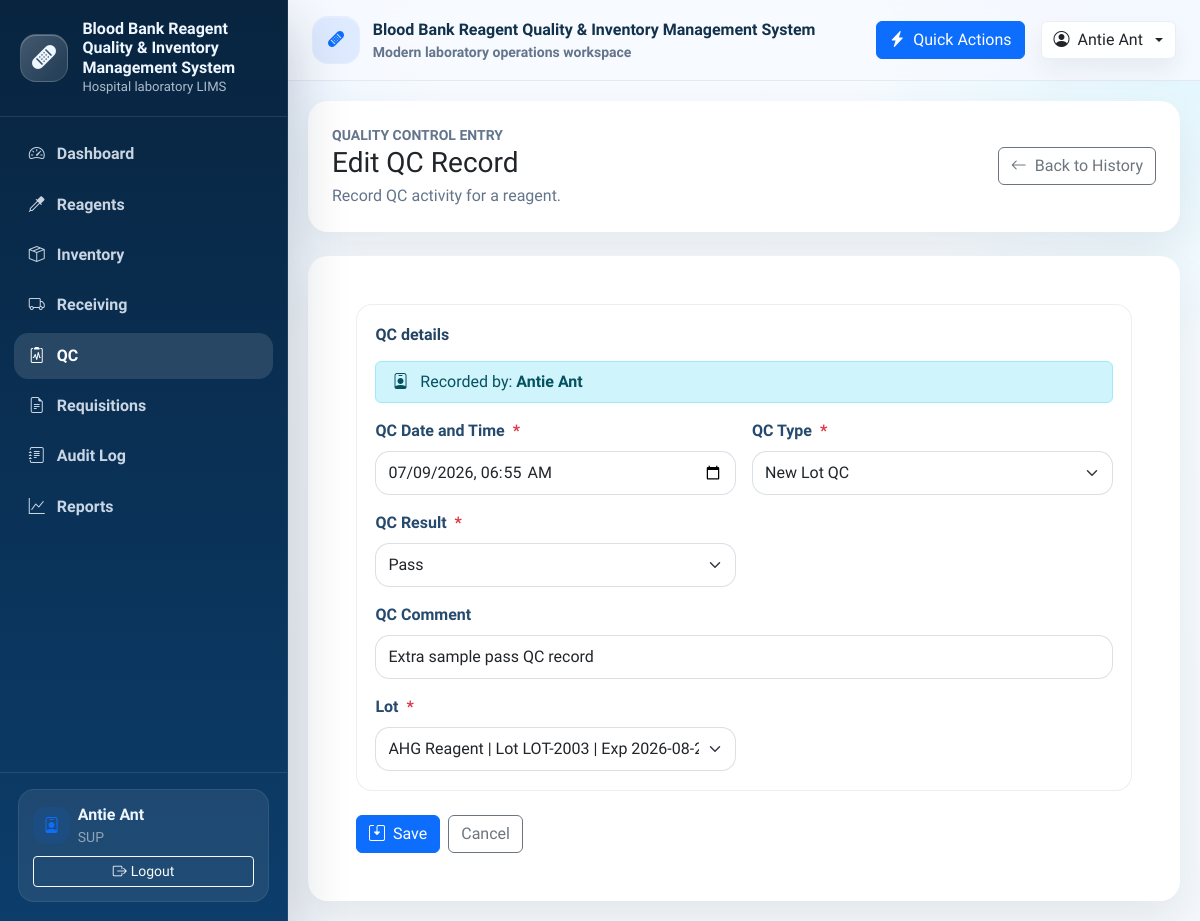
Screenshot of /qc/edit/35 (signed in) with the database file from the repository.
### tables this page shows
CREATE TABLE User (
    user_id INTEGER PRIMARY KEY AUTOINCREMENT,
    username TEXT NOT NULL UNIQUE,
    password_hash TEXT NOT NULL,
    full_name TEXT NOT NULL,
    email TEXT UNIQUE,
    role TEXT NOT NULL DEFAULT 'staff',
    is_active INTEGER NOT NULL DEFAULT 1 CHECK (is_active IN (0, 1)),
    created_at TEXT NOT NULL DEFAULT CURRENT_TIMESTAMP,
    updated_at TEXT
);

CREATE TABLE QC_record (
            qc_record_id INTEGER PRIMARY KEY AUTOINCREMENT,
            inventory_id INTEGER,
            inspected_by_user_id INTEGER NOT NULL,
            qc_date TEXT NOT NULL DEFAULT CURRENT_TIMESTAMP,
            result TEXT NOT NULL,
            remarks TEXT,
            temperature_c REAL,
            pH_value REAL,
            status TEXT NOT NULL DEFAULT 'pending',
            created_at TEXT NOT NULL DEFAULT CURRENT_TIMESTAMP,
            updated_at TEXT,
            qc_datetime TEXT,
            qc_type TEXT,
            qc_result TEXT,
            qc_comment TEXT,
            user_id INTEGER,
            reagent_id INTEGER,
            FOREIGN KEY (inventory_id) REFERENCES Inventory(inventory_id)
                ON UPDATE CASCADE
                ON DELETE SET NULL,
            FOREIGN KEY (inspected_by_user_id) REFERENCES User(user_id)
                ON UPDATE CASCADE
                ON DELETE RESTRICT
        );

### controller.py (the view, shortened to what this page needs)
    @app.route("/qc/edit/<int:qc_record_id>", methods=("GET", "POST"))
    @login_required
    @role_required("SUP", "MT", "ADM")
    def qc_edit(qc_record_id):
        record = model.get_qc_record(qc_record_id)
        if record is None:
            flash("QC record not found.", "warning")
            return redirect(url_for("qc_list"))
        if int(record["user_id"]) != int(session["user_id"]):
            flash("You can only edit QC records that you created.", "warning")
            return redirect(url_for("qc_list"))
        form = QCRecordForm()
        form.inventory_id.choices = model.qc_lot_choices()
        if request.method == "GET":
            form.qc_datetime.data = datetime.fromisoformat(record["qc_datetime"])
            form.qc_type.data = record["qc_type"]
            form.qc_result.data = record["qc_result"] if record["qc_result"] in {"Pass", "Fail"} else ""
            form.qc_comment.data = record["qc_comment"]
            form.inventory_id.data = int(record["inventory_id"])
        return view.render_qc_form(form=form, form_title="Edit QC Record")

### templates/qc/form.html (shortened to what this page needs)
{% extends "base.html" %}
{% import "_macros.html" as ui %}
{% block content %}
<div class="row justify-content-center">
  <div class="col-12 col-xxl-10">
    <div class="card border-0 mb-4">
      <div class="card-body p-4">
        <div class="d-flex flex-column flex-md-row justify-content-between align-items-md-center gap-3">
          <div>
            <div class="small text-uppercase text-muted fw-semibold">Quality control entry</div>
            <h1 class="h3 mb-1">{{ form_title }}</h1>
            <p class="text-muted mb-0">Record QC activity for a reagent.</p>
          </div>
          <a class="btn btn-outline-secondary" href="{{ url_for('qc_list') }}"><i class="bi bi-arrow-left me-2"></i>Back to History</a>
        </div>
      </div>
    </div>
    <div class="card border-0">
      <div class="card-body p-4 p-lg-5">
        <form method="post" novalidate>
          <div class="form-section mb-4">
            <div class="form-section-title">QC details</div>
            <div class="alert alert-info py-2 mb-3">
              <i class="bi bi-person-badge me-2"></i>
              Recorded by: <strong>{{ g.user.full_name or g.user.username }}</strong>
            </div>
            <div class="row g-3">
              {{ ui.render_datetime(form.qc_datetime, wrapper_class="col-md-6") }}
              {{ ui.render_select(form.qc_type, wrapper_class="col-md-6") }}
              {{ ui.render_select(form.qc_result, wrapper_class="col-md-6") }}
              {{ ui.render_field(form.qc_comment, wrapper_class="col-12", placeholder="Comment") }}
              {{ ui.render_select(form.inventory_id, wrapper_class="col-md-6") }}
            </div>
          </div>
          <div class="d-flex flex-wrap gap-2">
            <button type="submit" class="btn btn-primary"><i class="bi bi-save2 me-2"></i>Save</button>
            <a class="btn btn-outline-secondary" href="{{ url_for('qc_list') }}">Cancel</a>
          </div>
        </form>
      </div>
    </div>
  </div>
</div>
{% endblock %}

### templates/base.html (shortened to what this page needs)
<!doctype html>
<html lang="en">
<head>
  <link href="https://cdn.jsdelivr.net/npm/bootstrap@5.3.3/dist/css/bootstrap.min.css" rel="stylesheet">
  <link href="https://cdn.jsdelivr.net/npm/bootstrap-icons@1.11.3/font/bootstrap-icons.min.css" rel="stylesheet">
  <link href="https://cdn.datatables.net/1.13.8/css/dataTables.bootstrap5.min.css" rel="stylesheet">
  <link href="https://cdn.datatables.net/buttons/2.4.2/css/buttons.bootstrap5.min.css" rel="stylesheet">
  <link href="{{ url_for('static', filename='css/app.css') }}" rel="stylesheet">
</head>
<body class="app-shell">
  {% include "navbar.html" %}
  <div class="app-main">
    <header class="topbar">
      <div class="topbar-inner container-fluid py-3 px-3 px-lg-4 d-flex align-items-center justify-content-between gap-3">
        <div class="d-flex align-items-center gap-3 min-w-0">
          <div class="topbar-title min-w-0">
            <div class="brand-mark bg-soft-primary">
              <i class="bi bi-bandaid-fill"></i>
            </div>
            <div class="min-w-0">
              <div class="text-truncate">Blood Bank Reagent Quality & Inventory Management System</div>
              <div class="small text-muted">Modern laboratory operations workspace</div>
            </div>
          </div>
        </div>
        <div class="d-flex align-items-center gap-2 gap-lg-3">
          {% if g.user %}
            <button class="btn btn-primary d-none d-md-inline-flex align-items-center gap-2" data-bs-toggle="modal" data-bs-target="#quickActionsModal">
              <i class="bi bi-lightning-charge-fill"></i>
              Quick Actions
            </button>
            <div class="dropdown">
              <button class="btn user-chip dropdown-toggle d-flex align-items-center gap-2" data-bs-toggle="dropdown" aria-expanded="false">
                <i class="bi bi-person-circle"></i>
                <span class="d-none d-md-inline">{{ g.user.full_name or g.user.username }}</span>
              </button>
            </div>
          {% else %}
            <a class="btn btn-outline-primary" href="{{ url_for('login') }}">
              <i class="bi bi-box-arrow-in-right me-1"></i>Login
            </a>
          {% endif %}
        </div>
      </div>
    </header>
    <main class="content">
      {% block content %}{% endblock %}
    </main>
  </div>
  <div class="toast-container position-fixed top-0 end-0 p-3">
  </div>
</body>
</html>

### templates/_macros.html (shortened to what this page needs)
{% macro render_field(field, wrapper_class="col-12", input_class="form-control", field_type="text", placeholder="", help_text="", step="") -%}
<div class="{{ wrapper_class }}">
  <label for="{{ field.id }}" class="form-label fw-semibold">
    {{ field.label.text }}
    {% if field.flags.required %}<span class="text-danger ms-1">*</span>{% endif %}
  </label>
  {% if step %}
    {{ field(
      class=(input_class ~ (' is-invalid' if field.errors else '')),
      id=field.id,
      type=field_type,
      placeholder=placeholder,
      step=step,
      required=field.flags.required
    ) }}
  {% else %}
    {{ field(
      class=(input_class ~ (' is-invalid' if field.errors else '')),
      id=field.id,
      type=field_type,
      placeholder=placeholder,
      required=field.flags.required
    ) }}
  {% endif %}
</div>
{%- endmacro %}
{% macro render_select(field, wrapper_class="col-12", help_text="") -%}
<div class="{{ wrapper_class }}">
  <label for="{{ field.id }}" class="form-label fw-semibold">
    {{ field.label.text }}
    {% if field.flags.required %}<span class="text-danger ms-1">*</span>{% endif %}
  </label>
  {{ field(
    class=('form-select' ~ (' is-invalid' if field.errors else '')),
    id=field.id,
    required=field.flags.required
  ) }}
</div>
{%- endmacro %}
{% macro render_datetime(field, wrapper_class="col-md-6", help_text="") -%}
  {{ render_field(field, wrapper_class=wrapper_class, field_type="datetime-local", help_text=help_text) }}
{%- endmacro %}

### templates/navbar.html (shortened to what this page needs)
{% set nav_items = [
  ('dashboard', 'Dashboard', 'bi-speedometer2', 'dashboard'),
  ('reagent_list', 'Reagents', 'bi-eyedropper', 'reagent'),
  ('inventory_list', 'Inventory', 'bi-box-seam', 'inventory'),
  ('receiving_list', 'Receiving', 'bi-truck', 'receiving'),
  ('qc_list', 'QC', 'bi-clipboard2-pulse', 'qc'),
  ('request_history', 'Requisitions', 'bi-file-earmark-text', 'request'),
  ('audit_log', 'Audit Log', 'bi-journal-text', 'audit'),
  ('reports', 'Reports', 'bi-graph-up', 'reports'),
] %}
<aside class="sidebar d-none d-lg-flex">
  <div class="sidebar-brand">
    <div class="brand-mark">
      <i class="bi bi-bandaid-fill fs-4"></i>
    </div>
    <div>
      <div class="brand-title">Blood Bank Reagent Quality & Inventory Management System</div>
      <div class="brand-subtitle">Hospital laboratory LIMS</div>
    </div>
  </div>
  <nav class="sidebar-nav nav flex-column">
    <a class="nav-link {% if request.endpoint == 'dashboard' %}active{% endif %}" href="{{ url_for('dashboard') }}">
      <i class="bi bi-speedometer2"></i>
      <span>Dashboard</span>
    </a>
    {% if g.user %}
      {% for endpoint, label, icon, token in nav_items[1:] %}
        {% if endpoint != 'audit_log' or g.user.role in ['SUP', 'ADM'] %}
        <a class="nav-link {% if token in (request.endpoint or '') %}active{% endif %}" href="{{ url_for(endpoint) }}">
          <i class="bi {{ icon }}"></i>
          <span>{{ label }}</span>
        </a>
        {% endif %}
      {% endfor %}
    {% else %}
      <a class="nav-link {% if request.endpoint == 'login' %}active{% endif %}" href="{{ url_for('login') }}">
        <i class="bi bi-box-arrow-in-right"></i>
        <span>Login</span>
      </a>
    {% endif %}
  </nav>
  <div class="sidebar-footer">
    {% if g.user %}
      <div class="sidebar-user">
        <div class="d-flex align-items-center gap-2 mb-2">
          <div class="activity-dot bg-soft-primary">
            <i class="bi bi-person-badge"></i>
          </div>
          <div class="min-w-0">
            <div class="fw-semibold text-truncate">{{ g.user.full_name or g.user.username }}</div>
            <div class="small text-white-50 text-uppercase">{{ g.user.role or 'staff' }}</div>
          </div>
        </div>
        <a class="btn btn-outline-light btn-sm w-100" href="{{ url_for('logout') }}">
          <i class="bi bi-box-arrow-right me-1"></i>Logout
        </a>
      </div>
    {% else %}
      <div class="small text-white-50">
        Public dashboard access is available. Sign in to manage records.
      </div>
    {% endif %}
  </div>
</aside>

### rows the page displays
User: user "Antie Ant", user "SUP"
QC_record: qc_datetime "07/09/2026 06:55", qc_type "New Lot QC", qc_result "Pass", qc_comment "Extra sample pass QC record", inventory_id "AHG Reagent | Lot LOT-2003 | Exp 2026-08-22"

### other values shown
{{ label }} "Reagents" "Inventory" "Receiving" "QC" "Requisitions" "Audit Log" "Reports"
{{ field.label.text }} "QC Date and Time QC Comment"
{{ field.label.text }} "QC Type QC Result Lot"
